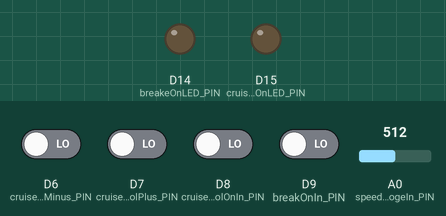
Recording of a program running on a simulated STM32 Nucleo. Parts: output pins drawn as LEDs (lit = HIGH). Inputs (shaded band) come from the test bench; at power-on: D6 (cruiseControlMinus_PIN), D7 (cruiseControlPlus_PIN), D8 (cruiseControlOnIn_PIN), D9 (breakOnIn_PIN) LOW, A0 (speederAnalogeIn_PIN) = 512. What the program prints to the serial monitor is not drawn.

Above: at 1.2 s.
1.3 s: D8 (cruiseControlOnIn_PIN) driven HIGH
At 2.3 s:
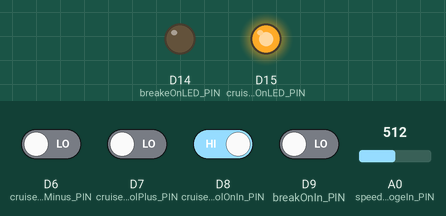
2.8 s: D9 (breakOnIn_PIN) driven HIGH
At 3.5 s:
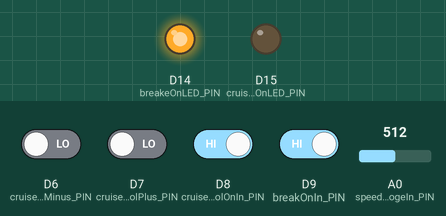
4.3 s: D9 (breakOnIn_PIN) driven LOW
At 4.6 s:
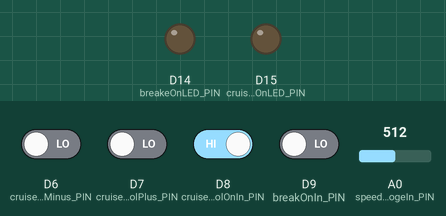
Timing chart, 0 to 7.3 s (numbered marks = the images above; inputs shaded):
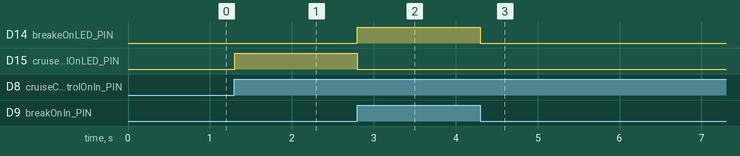

The program:

main.cpp
```cpp
#include <SPI.h>
#include <mcp_can.h>
#include <Arduino.h>
#include <stdlib.h>
#include <stdio.h>
#include <stdint.h>
#include <string.h>
#include <inttypes.h>

// Define IO-pins names
#define speederAnalogeIn_PIN A0
#define speederPWMIn_PIN PA11
#define cruiseControlPlus_PIN PA8
#define cruiseControlMinus_PIN PB10
#define breakOnIn_PIN PC7
#define cruiseControlOnIn_PIN PA9
#define cruiseControlOnLED_PIN PB8
#define breakeOnLED_PIN PB9


// Choose the SPI pin and pass it to the CAN libary
const int spiCSPin = 10;
MCP_CAN CAN(spiCSPin);

void setup(){
  // Begin serial communication
  Serial.println("Setup 1");
  Serial.begin(115200);

  //Tjek the CAN bus is ready
  while (CAN_OK != CAN.begin(CAN_500KBPS)){
    Serial.println("CAN BUS init Failed");
    delay(100);
  }
  Serial.println("CAN BUS Shield Init OK!");


  // Set up IO-pins
  pinMode(speederAnalogeIn_PIN,INPUT);
  pinMode(cruiseControlOnLED_PIN, OUTPUT);
  pinMode(breakeOnLED_PIN, OUTPUT);
  pinMode(breakOnIn_PIN,INPUT);
  pinMode(cruiseControlOnIn_PIN,INPUT);
  pinMode(cruiseControlPlus_PIN,INPUT);
  pinMode(cruiseControlMinus_PIN,INPUT);
  pinMode(speederPWMIn_PIN,INPUT);
}

// Funtions to detect edges on the speeder PWM signal
void rising() ;
void falling() ;

// Funtions to send values over CAN:
void set16BitIntOnCAN(unsigned char a[], uint16_t n);
void setCruiseControlBreakPlusMinus(unsigned char a[], unsigned char cc_on, unsigned char b_on,unsigned char plus_on, unsigned char minus_on);

// Values used for the PWM input
volatile int pwm_value = 0;
volatile int prev_time = 0;
int pwm_mapped;

// Array that stores data before it is send
unsigned char stmp[8] = {0, 0, 0, 0, 0, 0, 0, 0};

// Sets the id for CAN messeges send by this MCU
int id = 41;

// Sets the defalt length for CAN messeges send by this MCU
unsigned char l = 3;

// len and buf will be filed with data form the CAN bus
unsigned char len = 0;
unsigned char buf[8] = {0,0,0,0,0,0,0,0};


// Values for input dectection
// Gets the curent input from the buttons
unsigned char cc_in = 0;
unsigned char b_in = 0;
unsigned char plus_in = 0;
unsigned char minus_in = 0;

// Stores the last input and is used for rising edge detection
unsigned char cc_s= 0;
unsigned char b_s = 0;
unsigned char plus_s = 0;
unsigned char minus_s = 0;

// Logic values for cruise control and breake state
bool cc_on = false;
bool b_on = false;
bool plus_on = false;
bool minus_on = false;

// Used to save the time the last messege was send
unsigned long timeOfLastMessege = 0;

// Time between CAN messages in ms
uint16_t msBetweenCANMessages = 50;

int analogSpeederIn = analogRead(speederAnalogeIn_PIN);


int v = 0;
uint16_t rpm = 0;
uint8_t analogThrottel = 0;
uint8_t PWMThrottel = 0;
float throttelOut = 0;
uint16_t throttelSend = 0;

void loop()
{
  analogSpeederIn = analogRead(speederAnalogeIn_PIN);
  analogThrottel = map(analogSpeederIn, 0, 1023, 0, 100);
  PWMThrottel = pwm_mapped;

  b_s = b_in;
  b_in = digitalRead(breakOnIn_PIN);
  plus_in = digitalRead(cruiseControlPlus_PIN);
  minus_in = digitalRead(cruiseControlMinus_PIN);
  cc_in = digitalRead(cruiseControlOnIn_PIN);

  if(b_s && !b_in){
    b_on = false;
    //v = analogThrottel;
    throttelOut = 0;
  }


  if(!b_in){
    digitalWrite(breakeOnLED_PIN, b_in);

    if(cc_in && !cc_s){
      if(!cc_on){
        cc_on = true;
        digitalWrite(cruiseControlOnLED_PIN, cc_on);
      }else{
        cc_on = false;
        digitalWrite(cruiseControlOnLED_PIN, cc_on);
      }

    }

    if(cc_in){
      cc_s = 1;
    } else{
      cc_s = 0;
    }

    if(cc_on){
      if(plus_in && !plus_s){
        //v += 5;
        plus_on = true;
      }

      if(plus_in){
        plus_s = 1;
      } else{
        plus_s = 0;
      }

      if(minus_in && !minus_s){
        //v -= 5;
        minus_on = true;
      }

      if(minus_in){
        minus_s = 1;
      } else{
        minus_s = 0;
      }
    }else{
      //v = analogeThrottel;
      throttelOut = (analogThrottel + PWMThrottel)/2;
    }

  } else {
    b_on = true;
    cc_on = false;
    digitalWrite(breakeOnLED_PIN, b_in);
    digitalWrite(cruiseControlOnLED_PIN, cc_on);
    //v = 0;
    throttelOut = 0;
  }

  /*
  if(v < 0){
    v = 0;
  }else if(v > 120){
    v = 120;
  }
  */
  if(throttelOut < 0){
    throttelOut = 0;
  } else if(throttelOut > 100){
    throttelOut = 100;
  }


  if((millis() - timeOfLastMessege) > msBetweenCANMessages){
    timeOfLastMessege = millis();
    //rpm = (uint16_t)(v*12.91490549);
    throttelSend =  (uint16_t) throttelOut;
    set16BitIntOnCAN(stmp,throttelSend);
    setCruiseControlBreakPlusMinus(stmp,cc_on,b_on,plus_on,minus_on);
    plus_on = false;
    minus_on = false;

    CAN.sendMsgBuf(id, 0, l, stmp);
  }

}

void rising(){
  attachInterrupt(speederPWMIn_PIN, falling, FALLING);
  prev_time = micros();
}

void falling(){
  attachInterrupt(speederPWMIn_PIN, rising, RISING);
  pwm_value = micros()-prev_time;

  // Limit values is set to match test done with the speeder, to encure the input to the maped function is not excited.
  if(pwm_value<381){
    pwm_value = 381;
  } else if(pwm_value>2937){
    pwm_value = 2937;
  }
  pwm_mapped = map(pwm_value, 381, 2937, 0, 100);

}

void set16BitIntOnCAN(unsigned char a[], uint16_t n) {
  a[1] = (n & 0x000000000000FF00U) >> 8;
  a[0] = (n & 0x00000000000000FFU);
}

void setCruiseControlBreakPlusMinus(unsigned char a[], unsigned char cc_on, unsigned char b_on,unsigned char plus_on, unsigned char minus_on){
  a[2] = ((cc_on << 3) & 0x08U) | ((plus_on << 2) & 0x04U) | ((cc_on << 1) & 0x02U) | (b_on & 0x01U);
}
```

Measured:
- after the input at 1.3 s, D15 (cruiseControlOnLED_PIN): LOW → HIGH at once
- after the input at 2.8 s, D14 (breakeOnLED_PIN): LOW → HIGH at once; D15 (cruiseControlOnLED_PIN): HIGH → LOW at once
- after the input at 4.3 s, D14 (breakeOnLED_PIN): HIGH → LOW at once
